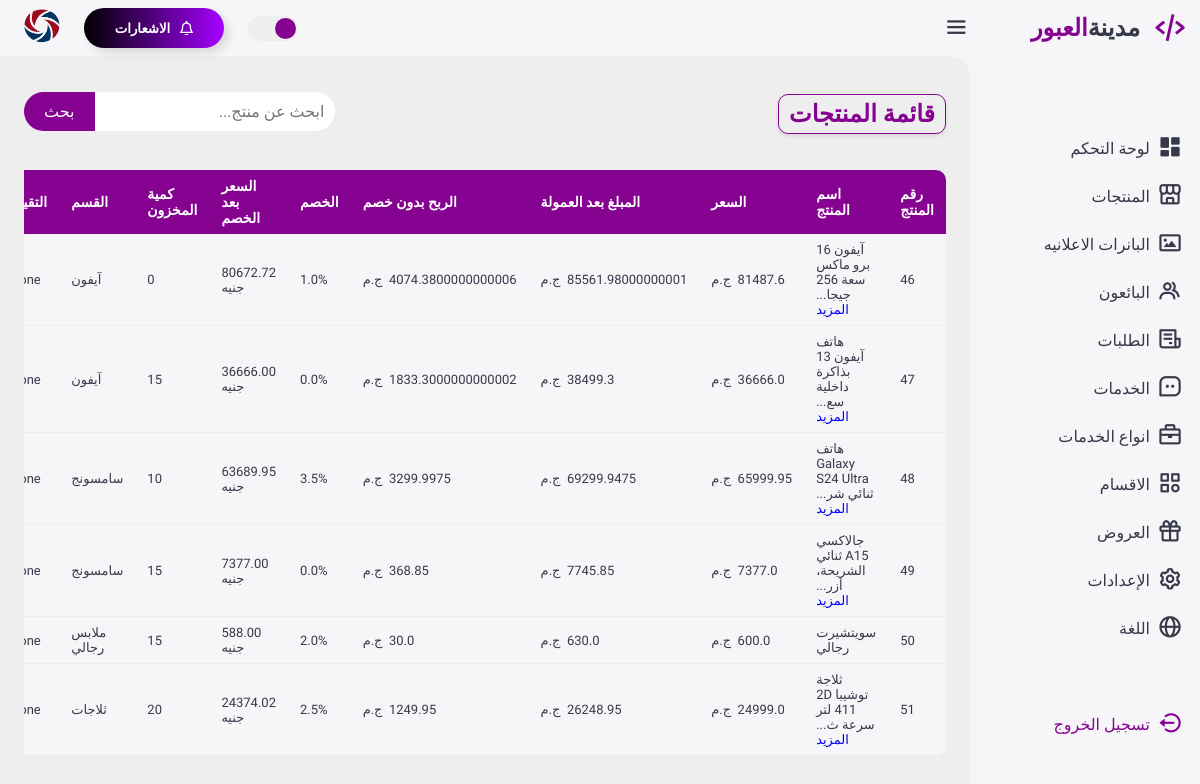
/products, run on an earlier commit of the app's database.
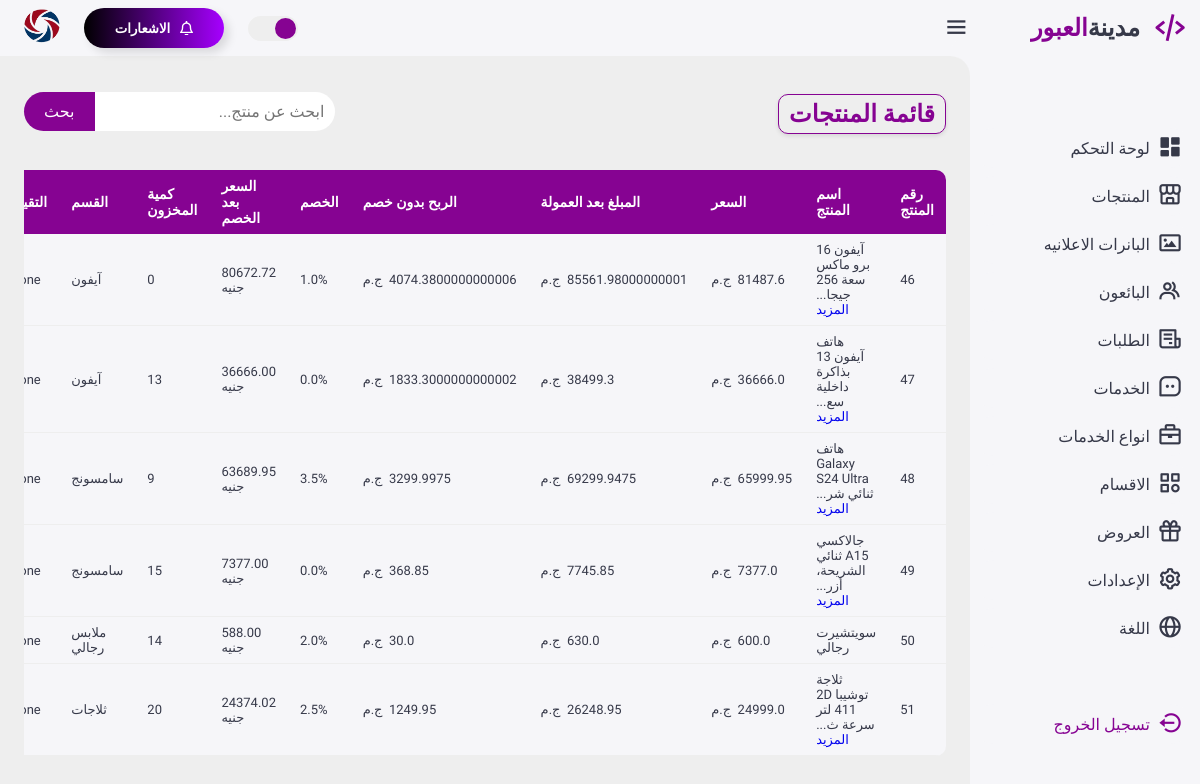
And on a later commit of the database.
### appobourcity/models.py (models this page shows, shortened)
class Product(db.Model):
    __tablename__ = 'products'
    product_id = db.Column(db.Integer, primary_key=True)
    category_id = db.Column(db.Integer, db.ForeignKey('subcategories.id'), nullable=True)
    seller_id = db.Column(db.Integer, db.ForeignKey('sellers.seller_id', ondelete="CASCADE"), nullable=True)  # الربط بالبائع
    product_name = db.Column(db.String(255), nullable=False)
    description = db.Column(db.Text)
    price = db.Column(db.Float, nullable=False)
    stock_quantity = db.Column(db.Integer, nullable=False)
    product_category = db.Column(db.String(255), nullable=False)
    status = db.Column(db.Boolean, default=True)  # True = نشط، False = غير نشط
    rating = db.Column(db.Float, nullable=True)
    discount = db.Column(db.Float, nullable=True, default=0.0)  # نسبة الخصم أو القيمة
    net_profit = db.Column(db.Float, nullable=True)  # صافي الربح
    total_after_commission = db.Column(db.Float, nullable=True)  # إجمالي المبلغ بعد العمولة
    image1 = db.Column(db.String(255))
    image2 = db.Column(db.String(255))
    image3 = db.Column(db.String(255))
    image4 = db.Column(db.String(255))
    image5 = db.Column(db.String(255))
    seller = db.relationship('Seller', backref='product_association', lazy=True, passive_deletes=True)
    offers = db.relationship('OfferProduct', backref='product', cascade='all, delete-orphan', lazy=True)

### appobourcity/routes.py (the view)
@app.route('/products')
def products():
    products = Product.query.all()
    return render_template('products.html', products=products)

### appobourcity/__init__.py (called while the page is built)
@app.before_request
def enable_foreign_keys():
    db.session.execute(text('PRAGMA foreign_keys = ON;'))

### appobourcity/templates/products.html (shortened to what the changed rows need)
<!DOCTYPE html>
<html lang="ar">
<head>
    <link href='https://unpkg.com/boxicons@2.1.4/css/boxicons.min.css' rel='stylesheet'>
    <link href="https://cdnjs.cloudflare.com/ajax/libs/font-awesome/5.15.4/css/all.min.css" rel="stylesheet">
    <link rel="stylesheet" href="static/css/style.css">
    <link rel="stylesheet" href="static/css/products.css">
</head>
<body>
    <div class="content">
        <main class="products-page">
            <div class="header">
                <div class="title-box">
                    <h2>قائمة المنتجات</h2>
                </div>
            </div>
            <div class="recent-products">
                <table class="products-table" id="productsTable">
                    <thead>
                        <tr>
                            <th>رقم المنتج</th>
                            <th>اسم المنتج</th>
                            <th>السعر</th>
                            <th>المبلغ بعد العمولة</th>
                            <th>الربح بدون خصم</th>
                            <th>الخصم</th>
                            <th>السعر بعد الخصم</th>
                            <th>كمية المخزون</th>
                            <th>القسم</th>
                            <th>التقييم</th>
                        </tr>
                    </thead>
                    <tbody>
                        {% for products in products %}
                        <tr>
                            <td>{{ products.product_id }}</td>
                            <td>
                                {% if products.product_name|length > 30 %}
                                    {{ products.product_name[:30] }}...
                                    <a href="#" title="{{ products.product_name }}">المزيد</a>
                                {% else %}
                                    {{ products.product_name }}
                                {% endif %}
                            </td>
                            <td>{{ products.price }}&nbsp;&nbsp;ج.م</td>
                            <td>{{ products.total_after_commission }}&nbsp;&nbsp;ج.م</td>
                            <td>{{ products.net_profit }}&nbsp;&nbsp;ج.م</td>
                            <td>{{ products.discount }}%</td>
                            <td>{{ "%.2f"|format(products.price * (1 - (products.discount / 100))) }} جنيه</td>
                            <td>{{ products.stock_quantity }}</td>
                            <td>{{ products.product_category }}</td>
                            <td>{{ products.rating }}</td>
                        </tr>
                        {% endfor %}
                    </tbody>
                </table>
            </div>
        </main>
</body>
</html>

What changed in the data, as far as the page shows it:
changed Product "هاتف آيفون 13 بذاكرة داخلية سع": stock_quantity "15" → "13"
changed Product "هاتف Galaxy S24 Ultra ثنائي شر": stock_quantity "10" → "9"
changed Product "سويتشيرت رجالي": stock_quantity "15" → "14"
